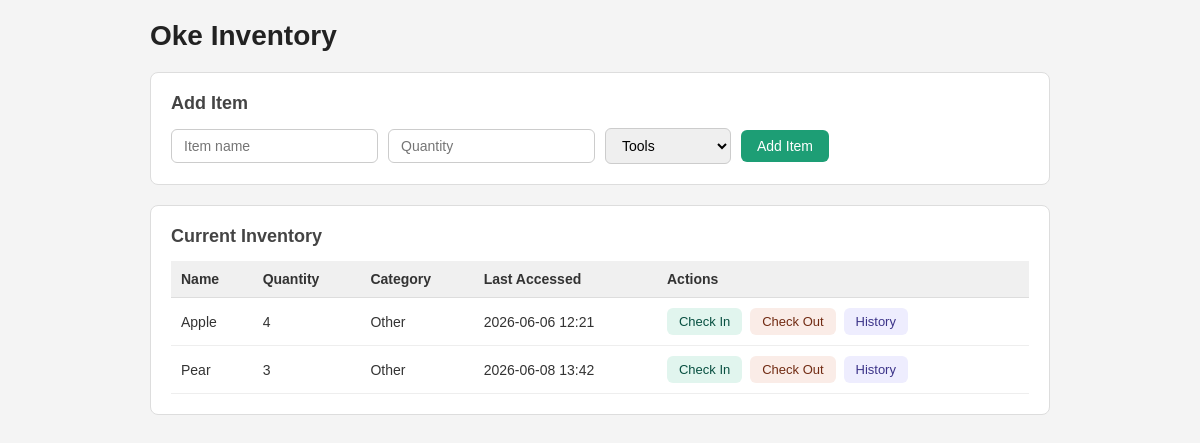
The app's page /, older data.
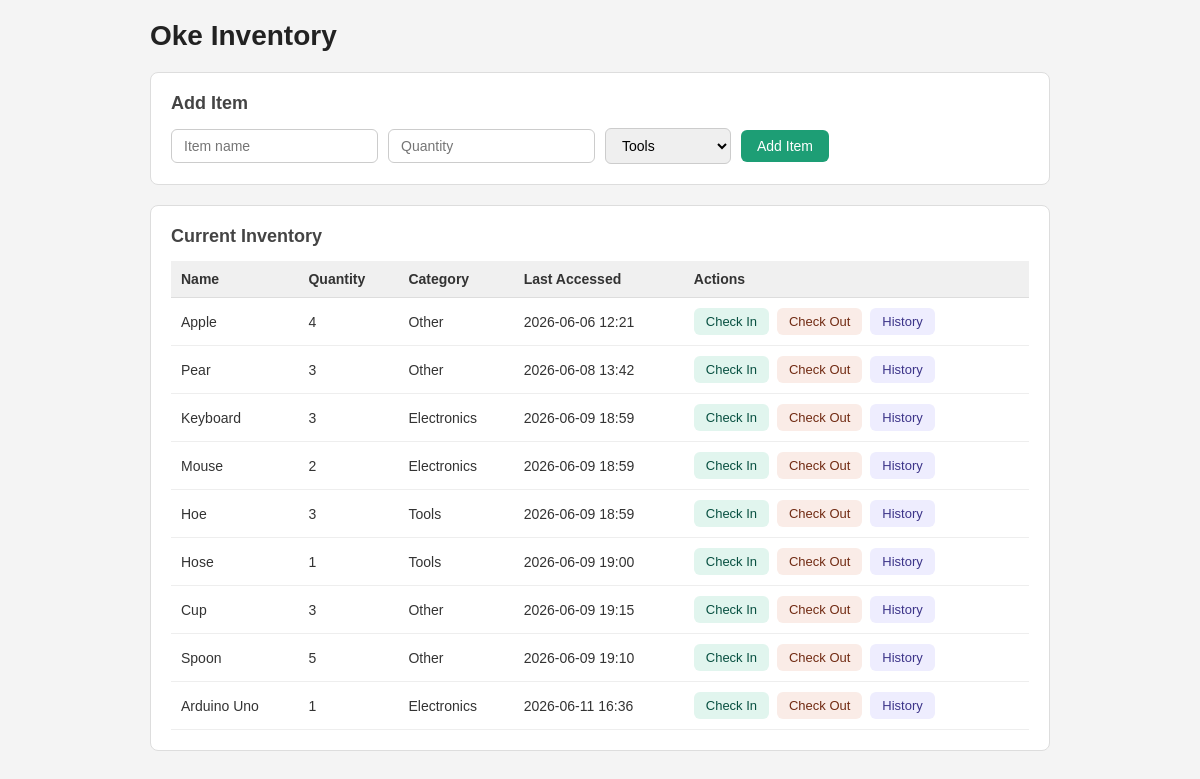
The same page, newer data.
### tables this page shows
CREATE TABLE items (
                id INTEGER PRIMARY KEY AUTOINCREMENT,
                name TEXT NOT NULL UNIQUE,
                quantity INTEGER NOT NULL,
                category TEXT NOT NULL,
                last_accessed TEXT NOT NULL
            );

### routes.py (the view)
@bp.route("/")
def index():
    try:
        items = get_all_items()
        return render_template("index.html", items=items)
    except Exception as e:
        print(f"  Error loading inventory: {e}")
        return render_template("index.html", items=[])

### db.py (called while the page is built)
def get_connection():
    return sqlite3.connect(DB_FILE)

def get_all_items():
    try:
        with get_connection() as conn:
            rows = conn.execute(
                "SELECT name, quantity, category, last_accessed FROM items"
            ).fetchall()
        return [Item.from_dict({
            "name": r[0], "quantity": r[1],
            "category": r[2], "last_accessed": r[3]
        }) for r in rows]
    except Exception as e:
        print(f"  Error fetching items: {e}")
        return []

### item.py (called while the page is built)
    @classmethod
    def from_dict(cls,data):
        item = cls(data["name"], data["quantity"], data["category"])
        item.last_accessed = datetime.strptime(data["last_accessed"], '%Y-%m-%d %H:%M')
        return item

### templates/index.html (shortened to what this page needs)
<!DOCTYPE html>
<html lang="en">
<head>
    <link rel="stylesheet" href="{{ url_for('static', filename='style.css') }}">
</head>
<body>
  <div class="container">
    <h1>Oke Inventory</h1>
    <div class="card">
      <h2>Add Item</h2>
      <form action="/add" method="POST">
        <input type="text" name="name" placeholder="Item name" required />
        <input type="number" name="quantity" placeholder="Quantity" min="0" required />
        <select name="category">
          <option value="Tools">Tools</option>
        </select>
        <button type="submit">Add Item</button>
      </form>
    </div>
    <div class="card">
      <h2>Current Inventory</h2>
      {% if items %}
      <table>
        <thead>
          <tr>
            <th>Name</th>
            <th>Quantity</th>
            <th>Category</th>
            <th>Last Accessed</th>
            <th>Actions</th>
          </tr>
        </thead>
        <tbody>
          {% for item in items %}
          <tr>
            <td>{{ item.name }}</td>
            <td>{{ item.quantity }}</td>
            <td>{{ item.category }}</td>
            <td>{{ item.last_accessed.strftime('%Y-%m-%d %H:%M') }}</td>
            <td>
              <a class="btn btn-in" href="/checkin/{{ item.name }}">Check In</a>
              <a class="btn btn-out" href="/checkout/{{ item.name }}">Check Out</a>
              <a class="btn btn-history" href="/history/{{ item.name }}">History</a>
            </td>
          </tr>
          {% endfor %}
        </tbody>
      </table>
      {% else %}
        <p>No items in inventory yet.</p>
      {% endif %}
    </div>
  </div>
</body>
</html>

### static/style.css (style rules this page uses)
* { box-sizing: border-box; margin: 0; padding: 0; }
body { font-family: sans-serif; background: #f4f4f4; color: #333; padding: 20px; }
.container { max-width: 900px; margin: 0 auto; }
h1 { font-size: 28px; margin-bottom: 20px; color: #222; }
h2 { font-size: 18px; margin-bottom: 14px; color: #444; }
.card { background: white; border-radius: 8px; padding: 20px; margin-bottom: 20px; border: 1px solid #ddd; }
form { display: flex; gap: 10px; flex-wrap: wrap; align-items: center; }
input, select { padding: 8px 12px; border: 1px solid #ccc; border-radius: 6px; font-size: 14px; }
table { width: 100%; border-collapse: collapse; font-size: 14px; }
th { text-align: left; padding: 10px; background: #f0f0f0; border-bottom: 1px solid #ddd; }
td { padding: 10px; border-bottom: 1px solid #eee; }
.btn { display: inline-block; padding: 6px 12px; border-radius: 6px; font-size: 13px; text-decoration: none; margin-right: 4px; font-weight: 500; }
.btn-in { background: #e1f5ee; color: #085041; }
.btn-out { background: #faece7; color: #712b13; }
.btn-history { background: #eeedfe; color: #3c3489; }
button[type="submit"] { padding: 8px 16px; background: #1D9E75; color: white; border: none; border-radius: 6px; font-size: 14px; cursor: pointer; }

Row changes from the older to the newer data that the page shows:
added items: name "Keyboard", quantity "3", category "Electronics", last_accessed "2026-06-09 18:59"
added items: name "Mouse", quantity "2", category "Electronics", last_accessed "2026-06-09 18:59"
added items: name "Hoe", quantity "3", category "Tools", last_accessed "2026-06-09 18:59"
added items: name "Hose", quantity "1", category "Tools", last_accessed "2026-06-09 19:00"
added items: name "Cup", quantity "3", category "Other", last_accessed "2026-06-09 19:15"
added items: name "Spoon", quantity "5", category "Other", last_accessed "2026-06-09 19:10"
added items: name "Arduino Uno", quantity "1", category "Electronics", last_accessed "2026-06-11 16:36"
